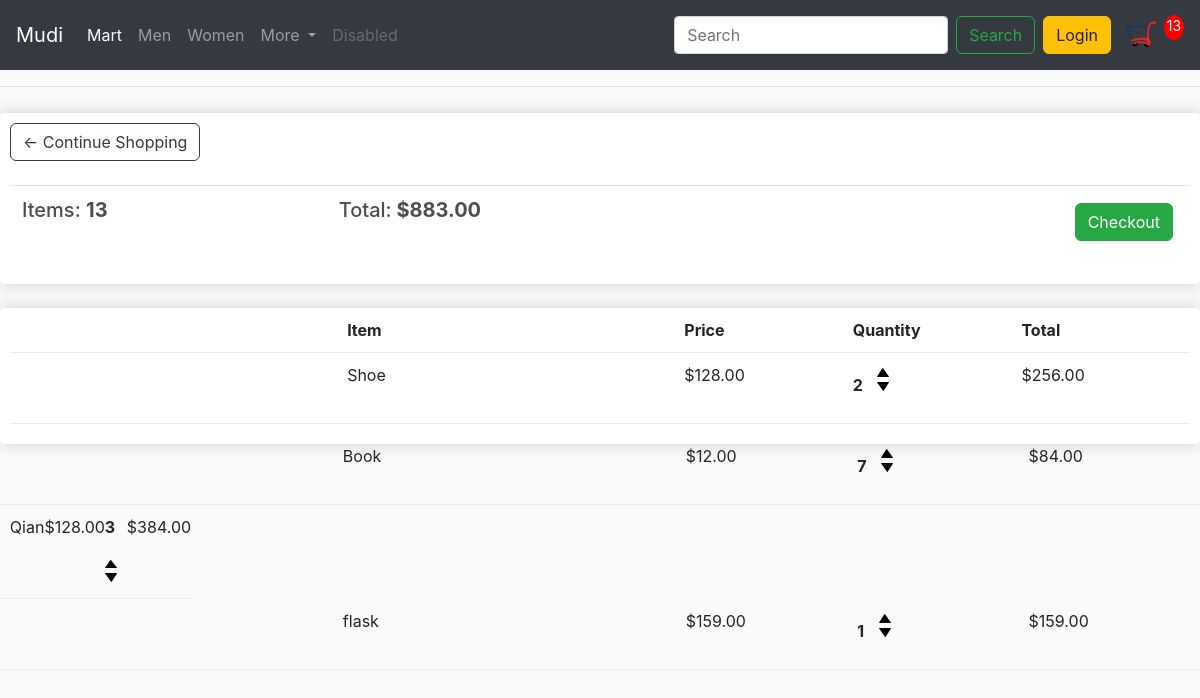
The app's page /cart/ (signed in) with its own data.
### store/models.py (models this page shows, shortened)
class Order(models.Model):
    customer = models.ForeignKey(Customer, on_delete=models.SET_NULL, null=True, blank=True)
    date_ordered = models.DateTimeField(auto_now_add=True)
    complete = models.BooleanField(default=False, null=True, blank=False)
    transaction_id = models.CharField(max_length=20, null=False)
    @property
    def get_cart_total(self):
        orderitems = self.orderitem_set.all()
        total = sum([item.getTotal for item in orderitems])
        return total
    @property
    def get_cart_items(self):
        orderitems = self.orderitem_set.all()
        total = sum([item.quantity for item in orderitems])
        return total

class OrderItem(models.Model):
    product = models.ForeignKey(Product, on_delete=models.SET_NULL, null=True, blank=True)
    order = models.ForeignKey(Order, on_delete=models.SET_NULL, null=True, blank=True)
    quantity = models.IntegerField(default=0, null=True, blank=False)
    added_ordered = models.DateTimeField(auto_now_add=True)
    @property
    def getTotal(self):  # To get the cart total item
        total = self.product.price * self.quantity
        return total

class Product(models.Model):
    name = models.CharField(max_length=20, null=False)
    price = models.DecimalField(max_digits=6, decimal_places=2)
    digital = models.BooleanField(default=False, null=True, blank=False)
    image = models.ImageField(upload_to='images', null=True, default='images/avatar_hy6hxz.jpg')
    @property
    def imageUrl(self):  # in the case that the url is empty
        try:
            url = self.image.url
        except:
            url = ''
        return url

### store/views.py (the view)
# urls.py: path('cart/', views.getCart, name="cart"),
def getCart(request):
    if request.user.is_authenticated:
        customer = request.user.customer
        order, created = Order.objects.get_or_create(customer=customer, complete=False)
        items = order.orderitem_set.all()
        cart_items = order.get_cart_items
    else:
        cookie_data = cookieCart(request)
        cart_items = cookie_data['cart_items']
        order = cookie_data['order']
        items = cookie_data['items']
    context = {"items": items, "order": order, "cart_items": cart_items, "shipping": False}
    return render(request, 'cart.html', context)

### templates/cart.html (shortened to what this page needs)
{% extends 'main.html' %}
{% block content %}
    {% load static %}
<!DOCTYPE html>
<html lang="en">
<head>
</head>
<body>
   <div class="row">
		<div class="col-lg-12">
			<div class="box-element">
                <a  class="btn btn-outline-dark rounded-3" href="{% url 'store' %}">&#x2190; Continue Shopping</a>
                <br>
                <br>
                <table class="table">
                    <tr>
                        <th><h5>Items: <strong>{{ order.get_cart_items }}</strong></h5></th>
                        <th><h5>Total:<strong> ${{ order.get_cart_total | floatformat:2}}</strong></h5></th>
                        <th>
                            <a  style="float:right; margin:5px;" class="btn btn-success rounded-3" href="{% url 'checkout' %}">Checkout</a>
                        </th>
                    </tr>
                </table>
            </div>
			<br>
			<div class="box-element">
	<div class="cart-row">
		<div style="flex:2"></div>
		<div style="flex:2"><strong>Item</strong></div>
		<div style="flex:1"><strong>Price</strong></div>
		<div style="flex:1"><strong>Quantity</strong></div>
		<div style="flex:1"><strong>Total</strong></div>
	</div>
        {% for item in items %}
        <div class="cart-row">
            <div style="flex:2"><img class="row-image" src="{{ item.product.imageUrl }}" alt=""></div>
            <div style="flex:2"><p>{{ item.product.name}}</p></div>
            <div style="flex:1"><p>${{ item.product.price |floatformat:2 }}</p></div>
            <div style="flex:1">
                <p class="quantity">{{ item.quantity }}</p>
                <div class="quantity">
                    <img data-product="{{ item.product.id }}" data-action="add" class="chg-quantity" src="{% static  'images/arrow-up.png' %}" alt="">
                    <img data-product="{{ item.product.id }}" data-action="remove" class="chg-quantity" src="{% static  'images/arrow-down.png' %}" alt="">
                </div>
            </div>
            <div style="flex:1"><p>${{item.getTotal}}</p></div>
        </div>
        </div>
        {% endfor %}
</body>
</html>
{% endblock content %}

### templates/main.html (shortened to what this page needs)
{% load static %}
<!DOCTYPE html>
<html lang="en">
<head>
    	<link rel="stylesheet" href="https://stackpath.bootstrapcdn.com/bootstrap/4.4.1/css/bootstrap.min.css">
    	<link rel="stylesheet" type="text/css" href="{% static 'css/main.css' %}">
</head>
<body>
    {% include 'navbar.html' %}
    <hr/>
    {% block content %}
    {% endblock content %}
</body>
</html>

### templates/navbar.html (shortened to what this page needs)
{% block content %}
    {% load static %}
<!DOCTYPE html>
<html lang="en">
<head>
</head>
<body>
<nav class="navbar navbar-expand-lg sticky-top navbar-dark bg-dark gap-2">
  <a class="navbar-brand" href="{% url 'store' %}">Mudi</a>
  <div class="collapse navbar-collapse " id="navbarSupportedContent">
    <ul class="navbar-nav mr-auto gap-2">
      <li class="nav-item active">
        <a class="nav-link" href="{% url 'store' %}">Mart <span class="sr-only">(current)</span></a>
      </li>
      <li class="nav-item">
        <a class="nav-link" href="{% url 'store' %}">Men</a>
      </li>
      <li class="nav-item">
        <a class="nav-link" href="{% url 'store' %}">Women</a>
      </li>
      <li class="nav-item dropdown">
        <a class="nav-link dropdown-toggle" href="{% url 'store' %}" id="navbarDropdown" role="button" data-toggle="dropdown" aria-expanded="false">
          More
        </a>
      </li>
      <li class="nav-item">
        <a class="nav-link disabled">Disabled</a>
      </li>
    </ul>
    <form class="form-inline my-2 my-lg-0">
      <input class="form-control mr-sm-2" type="search" placeholder="Search" aria-label="Search">
      <button class="btn btn-outline-success my-2 my-sm-0 rounded-3" type="submit">Search</button>
    </form>
       <a href="#" class="btn btn-warning m-2 rounded-3">Login</a>
           <a class="mee rounded-3" href="{% url 'cart' %}">
            <img  class="" id="cart-icon " src="{% static 'images/log.jpg' %}" width="45" height="auto" alt="m">
           </a>
       <p id="cart-total">{{ cart_items }}</p>
  </div>
</nav>
</body>
</html>
{% endblock content %}

### static/css/main.css (style rules this page uses)
body { background-color: hsl(0, 0%, 98%); }
h1,h2,h3,h4,h5,h6 { color:hsl(0, 0%, 30%); }
.navbar { position:sticky; }
.box-element { box-shadow:hsl(0, 0%, 80%) 0 0 16px; background-color: #fff; border-radius: 4px; padding: 10px; }
div ul li a { justify-content: space-between }
.mee { border-radius: 5px; }
#cart-total { display: block; text-align: center; color:#fff; background-color: red; width: 20px; height: 25px; border-radius: 50%; font-size: 14px; }
.col-lg-4, .col-lg-6, .col-lg-8, .col-lg-12 { margin-top: 10px; }
.btn { border-radius: 6px; }
.cart-row { display: flex; align-items: stretch; padding-bottom: 10px; margin-bottom: 10px; border-bottom: 1px solid #ececec; }
.quantity { display: inline-block; font-weight: 700; padding-right:10px; }
.chg-quantity { width: 12px; cursor: pointer; display: block; margin-top: 5px; transition:.1s; }

### records on screen
Order: get_cart_items "13", get_cart_total "883.00"
OrderItem: product.name "Shoe", product.price "128.00", quantity "2", getTotal "256.00"
OrderItem: product.name "Book", product.price "12.00", quantity "7", getTotal "84.00"
OrderItem: product.name "Qian", product.price "128.00", quantity "3", getTotal "384.00"
OrderItem: product.name "flask", product.price "159.00", quantity "1", getTotal "159.00"

### other values on screen
{{ cart_items }} "13"
